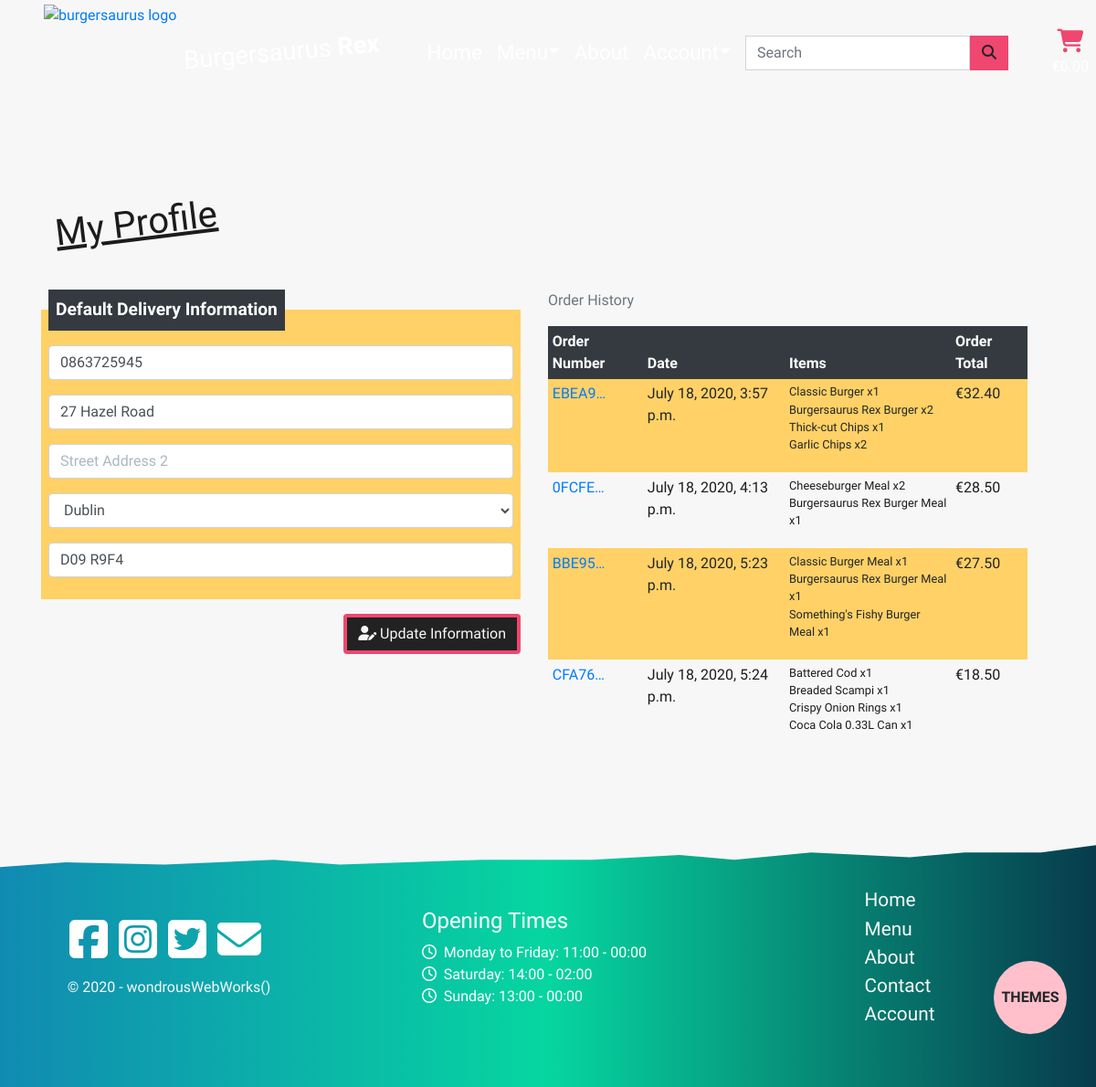
Screenshot of /profile/ (signed in) with the database file from the repository.
### profiles/models.py (models this page shows, shortened)
class UserProfile(models.Model):
    user = models.OneToOneField(User, on_delete=models.CASCADE)
    default_phone_number = models.CharField(max_length=20, null=True, blank=True)
    default_street_address1 = models.CharField(max_length=80, null=True, blank=True)
    default_street_address2 = models.CharField(max_length=80, null=True, blank=True)
    default_town_or_city = models.CharField(max_length=40, null=True, blank=True)
    default_postcode = models.CharField(max_length=20, null=True, blank=True)

### checkout/models.py (models this page shows, shortened)
class Order(models.Model):
    order_number = models.CharField(max_length=32, null=False, editable=False)
    user_profile = models.ForeignKey(UserProfile, on_delete=models.SET_NULL,
                                    null=True, blank=True, related_name='orders')
    full_name = models.CharField(max_length=50, null=False, blank=False)
    email = models.EmailField(max_length=254, null=False, blank=False)
    phone_number = models.CharField(max_length=20, null=False, blank=False)
    postcode = models.CharField(max_length=20, null=True, blank=False)
    town_or_city = models.CharField(max_length=40, null=True, blank=False)
    street_address1 = models.CharField(max_length=80, null=False, blank=False)
    street_address2 = models.CharField(max_length=80, null=True, blank=True)
    date = models.DateTimeField(auto_now_add=True)
    delivery_cost = models.DecimalField(max_digits=6, decimal_places=2, null=False, default=0)
    order_sub_total = models.DecimalField(max_digits=10, decimal_places=2, null=False, default=0)
    order_total = models.DecimalField(max_digits=10, decimal_places=2, null=False, default=0)
    original_cart = models.TextField(null=False, blank=False, default='')
    stripe_pid = models.CharField(max_length=254, null=False, blank=False, default='')

class OrderItem(models.Model):
    order = models.ForeignKey(Order, null=False, blank=False, on_delete=models.CASCADE, related_name='orderitems')
    product = models.ForeignKey(Product, null=False, blank=False, on_delete=models.CASCADE)
    quantity = models.IntegerField(null=False, blank=False, default=0)
    order_item_total = models.DecimalField(max_digits=6, decimal_places=2, null=False, blank=False, editable=False)

### menu/models.py (models this page shows, shortened)
class Product(models.Model):
    category = models.ForeignKey('Category', null=True, blank=True,
                                 on_delete=models.SET_NULL)
    name = models.CharField(max_length=254, null=True, blank=True)
    description = models.TextField()
    price = models.DecimalField(max_digits=4, decimal_places=2)
    is_vegetarian = models.BooleanField(default=False)
    allergens = models.ManyToManyField('Allergen')

### profiles/views.py (the view)
# urls.py: path('profile/', include('profiles.urls')),
@login_required
def profile(request):
    user_profile = get_object_or_404(UserProfile, user=request.user)
    if request.method == 'POST':
        form = UserProfileForm(request.POST, instance=user_profile)
        if form.is_valid():
            form.save()
            messages.success(request, 'Successfully updated profile!')
        else:
            messages.error(request, 'Update failed! Ensure the form if valid and try again.')
    else:
        form = UserProfileForm(instance=user_profile)
    orders = user_profile.orders.all()
    template = 'profiles/profile.html'
    context = {
        'form': form,
        'orders': orders
    }
    return render(request, template, context)

### profiles/forms.py
class UserProfileForm(forms.ModelForm):
    class Meta:
        model = UserProfile
        exclude = ('user',)
    def __init__(self, *args, **kwargs):
        super().__init__(*args, **kwargs)
        placeholders = {
            'default_phone_number': 'Phone Number',
            'default_street_address1': 'Street Address 1',
            'default_street_address2': 'Street Address 2',
            'default_town_or_city': 'City',
            'default_postcode': 'Postal Code',
        }
        self.fields['default_phone_number'].widget.attrs['autofocus'] = True
        self.fields['default_town_or_city'] = forms.ChoiceField(choices=CITIES)
        for field in self.fields:
            if field != 'default_town_or_city':
                if self.fields[field].required:
                    placeholder = f'* {placeholders[field]}'
                else:
                    placeholder = placeholders[field]
                self.fields[field].widget.attrs['placeholder'] = placeholder
            self.fields[field].label = False
            self.fields[field].widget.attrs['class'] = 'profile-form-input'

### cart/contexts.py (called while the page is built, shortened)
def cart_content(request):
    cart_items = []
    sub_total = 0
    order_total = 0
    product_count = 0
    delivery_threshold = settings.DELIVERY_THRESHOLD
    delivery_charge = settings.DELIVERY_CHARGE
    cart = request.session.get('cart', {})
    order_total = delivery_charge + sub_total
    context = {
        'cart_items': cart_items,
        'sub_total': sub_total,
        'product_count': product_count,
        'delivery_threshold': delivery_threshold,
        'delivery_charge': delivery_charge,
        'order_total': order_total,
    }
    return context

### profiles/templates/profiles/profile.html (shortened to what this page needs)
{% extends 'base.html' %}
{% block content %}
<div class="container headerless-container">
    <div class="row mx-auto">
        <div class="col-12">
            <h1 class="my-5 d-inline-block page-heading light-or-dark-mode-font-color">My Profile</h1>
        </div>
    </div>
    <div class="row">
        <div class="col-12 col-lg-6">
            <form id="update-profile-form" action="{% url 'profile' %}" method="POST">
                <fieldset class="p-2 mb-3">
                    <legend class="d-inline w-auto p-2">Default Delivery Information</legend>
                    {{ form|crispy }}
                </fieldset>
                <div class="text-right">
                    <button class="btn-custom colour-2-border btn-background-and-colour ml-2 mb-2 d-xs-block d-sm-inline-block"><i class="fas fa-user-edit"></i>  Update Information</button>
                </div>
            </form>
        </div>
        <div class="col-12 col-lg-6">
            <p class="text-muted">Order History</p>
            <div class="order-history table-responsive">
                <table class="table table-sm table-borderless">
                    <thead class="text-dark thead-dark">
                        <tr>
                            <th>Order Number</th>
                            <th>Date</th>
                            <th>Items</th>
                            <th>Order Total</th>
                        </tr>
                    </thead>
                    <tbody>
                        {% for order in orders %}
                            <tr class="table-row {% if forloop.counter|divisibleby:2 %}light-or-dark-mode-font-color"{% endif %}">
                                <td>
                                    <a href="{% url 'order_history' order.order_number %}"
                                    title="{{ order.order_number }}">
                                        {{ order.order_number|truncatechars:6 }}
                                    </a>
                                </td>
                                <td>{{ order.date }}</td>
                                <td>
                                    <ul class="list-unstyled">
                                        {% for item in order.orderitems.all %}
                                            <li class="small">
                                                {{ item.product.name }} x{{ item.quantity }}
                                            </li>
                                        {% endfor %}
                                    </ul>
                                </td>
                                <td>€{{ order.order_total }}</td>
                            </tr>
                        {% endfor %}
                    </tbody>
                </table>
            </div>
        </div>
    </div>
</div>
{% endblock %}

### static/css/base.css (style rules this page uses)
:root { --colour-1: 6, 214, 160;--colour-2: 239, 71, 111;--colour-3: 255, 209, 102;--colour-4: 17, 138, 178;--colour-5: 7, 59, 76;--body-colour: 247, 247, 247;--heading-colour: 28, 28, 28;--card-heading-colour: 247, 247, 247;--card-heading-background-colour: 28, 28, 28;--box-shadow-colour: 51, 51, 51;--success-toast-bg: 204, 255, 153;--success-toast-color: 53, 102, 0;--error-toast-bg: 255, 153, 153;--error-toast-color: 128, 0, 0;--info-toast-bg: 153, 204, 255;--info-toast-color: 0, 51, 102;--warning-toast-bg: 255, 214, 153;--warning-toast-color: 153, 92, 0 }
.colour-2-border { border:4px solid rgba(var(--colour-2), 1) }
.light-or-dark-mode-font-color { color:rgba(var(--heading-colour), 1) }
html { scroll-behavior:smooth }
body { font-size:16px;font-family:'Open Sans', sans-serif;background-color:rgba(var(--body-colour), 1);overflow-x:hidden }
* { scrollbar-width:thin;scrollbar-color:rgba(var(--colour-3), 1) #111 }
.row { width:100% !important }
h1,h2,h3 { font-family:'Miltonian Tattoo', sans-serif }
a { cursor:pointer !important }
.btn-custom { display:inline-block;font-weight:400;text-align:center;vertical-align:middle;background-color:rgba(var(--body-colour), 1);padding:.375rem .75rem;font-size:1rem;line-height:1.5;border-radius:.25rem;text-decoration:none !important;transition:all .15s ease-in-out }
.btn-background-and-colour { background-color:#222;color:#f7f7f7 !important }
.page-heading { transform:rotateZ(-7deg);font-size:2.5rem;text-decoration:underline }
.headerless-container { margin-top:15vh !important }
.table-row:nth-child(odd) { background-color:rgba(var(--colour-3), 1) }
table tr td { font-family:"Open Sans", sans-serif }
fieldset { background-color:rgba(var(--colour-3), 1) }
fieldset legend { font-size:1.2rem;background-color:#343a40;color:white;font-weight:bold;display:inline }
fieldset select,fieldset select option { font-family:"Open Sans", sans-serif;color:#000 }
.profile-form-input { font-family:'Open Sans', sans-serif }
.profile-form-input::placeholder { color:#aab7c4 }
select,select option { font-family:"Open Sans", sans-serif;color:#000 }
.order-history { max-height:450px;overflow-y:auto }

### rows the page displays
UserProfile: default_phone_number "0863725945", default_street_address1 "27 Hazel Road", default_town_or_city "Dublin", default_postcode "D09 R9F4"
Order: order_number "EBEA9…", date "July 18, 2020, 3:57 p.m.", order_total "32.40"
OrderItem: product.name "Classic Burger", quantity "1"
OrderItem: product.name "Burgersaurus Rex Burger", quantity "2"
OrderItem: product.name "Thick-cut Chips", quantity "1"
OrderItem: product.name "Garlic Chips", quantity "2"
Order: order_number "0FCFE…", date "July 18, 2020, 4:13 p.m.", order_total "28.50"
OrderItem: product.name "Cheeseburger Meal", quantity "2"
OrderItem: product.name "Burgersaurus Rex Burger Meal", quantity "1"
Order: order_number "BBE95…", date "July 18, 2020, 5:23 p.m.", order_total "27.50"
OrderItem: product.name "Classic Burger Meal", quantity "1"
OrderItem: product.name "Burgersaurus Rex Burger Meal", quantity "1"
OrderItem: product.name "Something's Fishy Burger Meal", quantity "1"
Order: order_number "CFA76…", date "July 18, 2020, 5:24 p.m.", order_total "18.50"
OrderItem: product.name "Battered Cod", quantity "1"
OrderItem: product.name "Breaded Scampi", quantity "1"
OrderItem: product.name "Crispy Onion Rings", quantity "1"
OrderItem: product.name "Coca Cola 0.33L Can", quantity "1"
